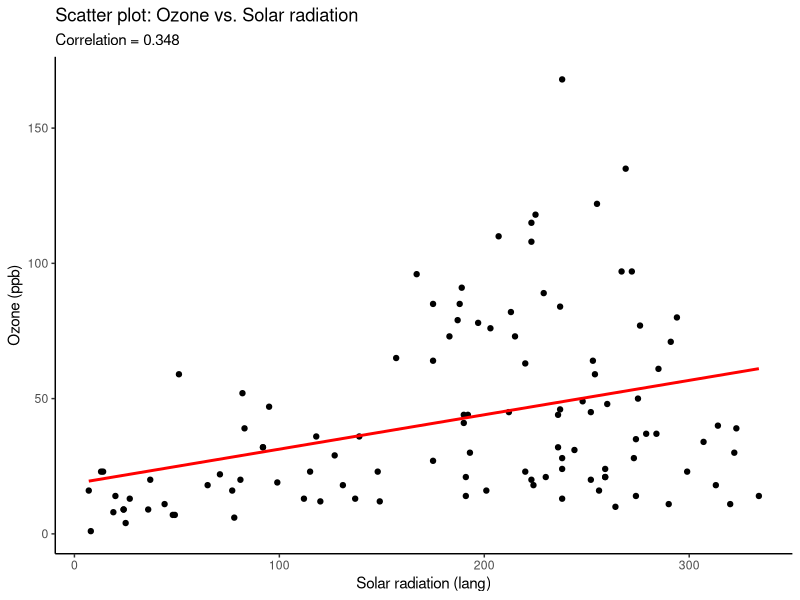
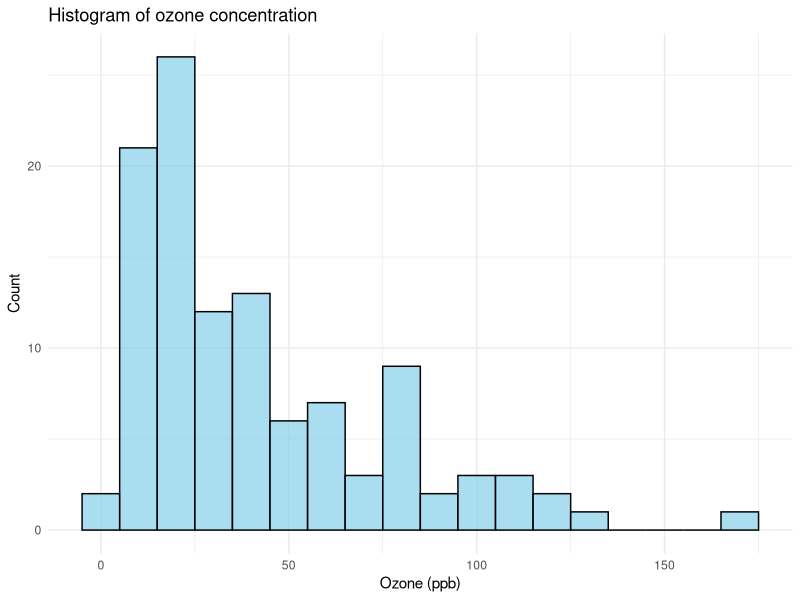
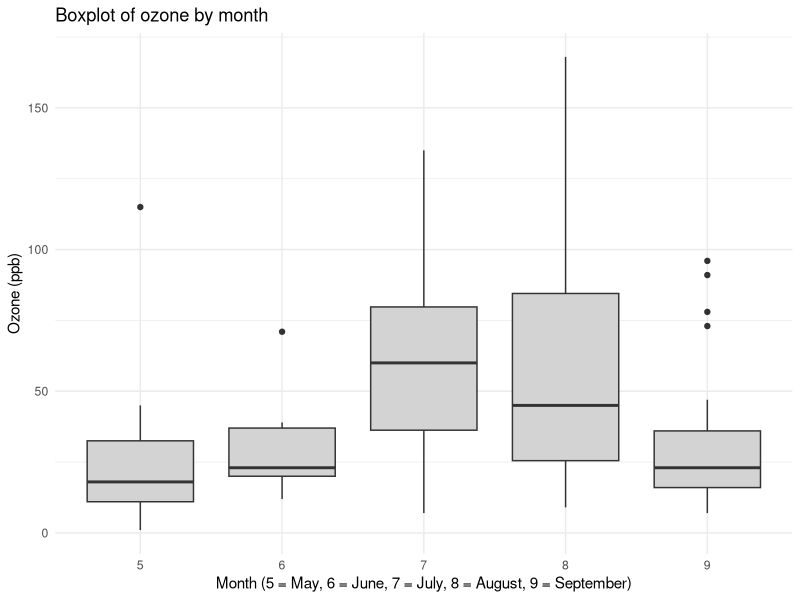

R code for these plots, in order:
## ---- chunk 1
# Load necessary libraries 
library(dplyr)     
library(ggplot2)   
library(knitr)
library(lubridate)

# We convert the dataset into a tibble
airq <- as_tibble(airquality)

# We remove missing data from Ozone and Solar.r columns
airq_clean <- airq %>%
  filter(!is.na(Ozone) & !is.na(Solar.R))
## ---- chunk 2
# We calculate key metrics for both Ozone and Solar.R
metrics <- airq_clean %>%
  summarise(
    mean_ozone  = mean(Ozone),
    median_ozone = median(Ozone),
    min_ozone   = min(Ozone),
    max_ozone   = max(Ozone),
    sd_ozone    = sd(Ozone),
    mean_solar  = mean(Solar.R),
    median_solar = median(Solar.R),
    min_solar   = min(Solar.R),
    max_solar   = max(Solar.R),
    sd_solar    = sd(Solar.R)
  )
# Display the metrics as a table.
kable(metrics, caption = "Summary statistics for ozone and solar radiation")
## ---- chunk 3
# We Calculate the correlation between Solar.R and Ozone
correlation <- cor(airq_clean$Solar.R, airq_clean$Ozone)
print(paste("Correlation between Solar.R and Ozone:", round(correlation, 3)))
## ---- chunk 4
# We fit a linear model to quantify the relationship
model <- lm(Ozone ~ Solar.R, data = airq_clean)

# We Calculate the correlation between Solar.R and Ozone
cor_val <- round(cor(airq_clean$Solar.R, airq_clean$Ozone), 3)

# We visualize the relationship with a scatter plot and overlay the fitted regression line.
scatter_plot <- ggplot(airq_clean, aes(x = Solar.R, y = Ozone)) +
  geom_point(color = "black", alpha = 1) +                       
  geom_smooth(method = "lm", color = "red", se = FALSE) +        
  labs(title = "Scatter plot: Ozone vs. Solar radiation",
       subtitle = paste("Correlation =", cor_val),
       x = "Solar radiation (lang)",
       y = "Ozone (ppb)") +
  theme_classic()
scatter_plot
## ---- chunk 5
hist_ozone <- ggplot(airq_clean, aes(x = Ozone)) +
  geom_histogram(binwidth = 10, fill = "skyblue", color = "black", alpha = 0.7) +
  labs(title = "Histogram of ozone concentration",
       x = "Ozone (ppb)",
       y = "Count") +
  theme_minimal()
hist_ozone
## ---- chunk 6
boxplot_ozone <- ggplot(airq_clean, aes(x = factor(Month), y = Ozone)) +
  geom_boxplot(fill = "lightgrey") +
  labs(title = "Boxplot of ozone by month",
       x = "Month (5 = May, 6 = June, 7 = July, 8 = August, 9 = September)",
       y = "Ozone (ppb)") +
  theme_minimal()
boxplot_ozone
